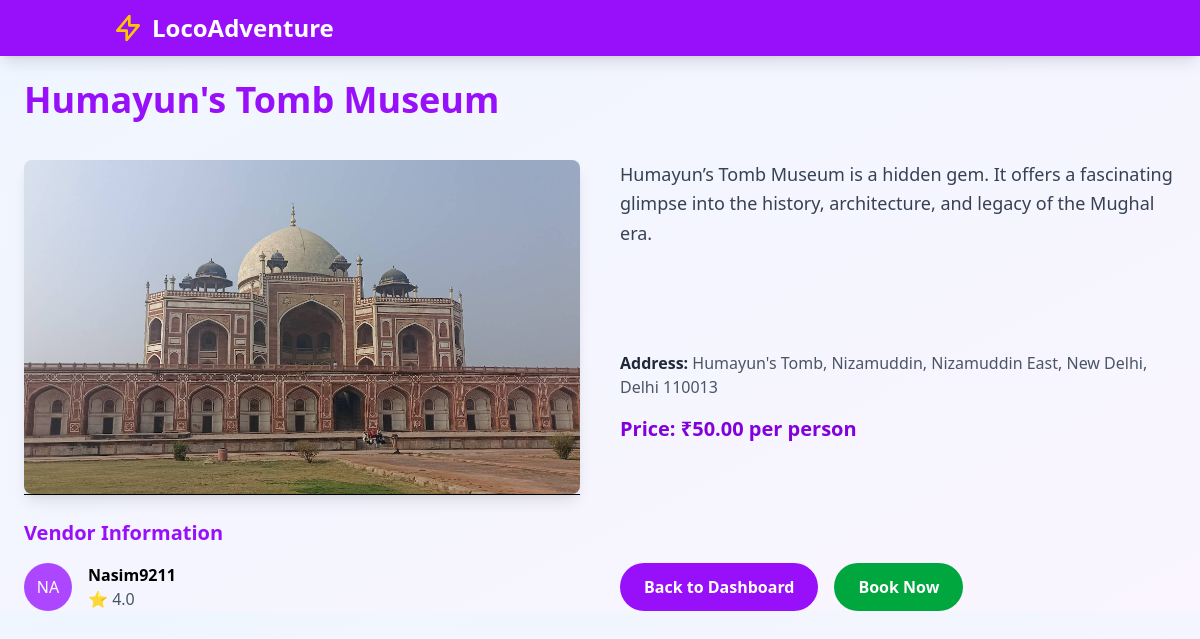
/adventures/8/, run on the app's committed database.
### adventures/models.py (models this page shows)
class Adventure(models.Model):
    TYPES = [
        ('IN', 'Indoor'),
        ('OUT', 'Outdoor'),
        ('EVENT', 'Event')
    ]
    vendor = models.ForeignKey(Vendor, on_delete=models.CASCADE)
    title = models.CharField(max_length=200)
    price = models.DecimalField(max_digits=8, decimal_places=2)
    capacity = models.PositiveIntegerField()
    start_time = models.DateTimeField(blank=True, null=True)
    end_time = models.DateTimeField(blank=True, null=True)
    adventure_type = models.CharField(max_length=5, choices=TYPES)
    address = models.CharField(max_length=255, blank=True, null=True)
    latitude = models.DecimalField(max_digits=9, decimal_places=6, blank=True, null=True)
    longitude = models.DecimalField(max_digits=9, decimal_places=6, blank=True, null=True)
    description = models.TextField(blank=True, null=True)
    online_booking = models.BooleanField(default=False)
    image = models.ImageField(upload_to='adventure_images/', blank=True, null=True)

### vendors/models.py (models this page shows)
class Vendor(models.Model):
    user = models.OneToOneField(User, on_delete=models.CASCADE)
    business_name = models.CharField(max_length=200)
    verified = models.BooleanField(default=False)
    rating = models.FloatField(default=0.0)

### adventures/views.py (the view)
# urls.py: path('<int:pk>/', views.adventure_detail, name='adventure-detail'),
def adventure_detail(request, pk):
    adventure = get_object_or_404(Adventure, pk=pk)
    return render(request, 'adventures/adventure_detail.html', {'adventure': adventure})

### templates/adventures/adventure_detail.html (shortened to what this page needs)
{% load static %}
<!DOCTYPE html>
<html lang="en">
<head>
    <link rel="stylesheet" href="{% static 'css/output.css' %}">
</head>
<body class="bg-gradient-to-br from-blue-50 to-purple-50">
    <nav class="bg-purple-600 fixed w-full z-50 shadow-lg">
        <div class="container mx-auto px-4 sm:px-6 py-3 flex justify-between items-center">
            <div class="text-white font-bold text-xl sm:text-2xl flex items-center space-x-2">
                <svg class="w-8 h-8 text-yellow-400" fill="none" stroke="currentColor" viewBox="0 0 24 24">
                    <path stroke-linecap="round" stroke-linejoin="round" stroke-width="2"
                        d="M13 10V3L4 14h7v7l9-11h-7z" />
                </svg>
                <a href="{% url 'user-dashboard' %}" class="hover:underline">LocoAdventure</a>
            </div>
        </div>
    </nav>
    <main class="pt-20 px-4 sm:px-6 container mx-auto max-w-7xl">
        <h1 class="text-4xl font-bold text-purple-600 mb-10">{{ adventure.title }}</h1>
        <div class="flex flex-col md:flex-row md:space-x-10">
            <div class="md:w-1/2">
                {% if adventure.image %}
                <img src="{{ adventure.image.url }}" alt="{{ adventure.title }}"
                    class="w-full rounded-lg shadow-lg object-cover max-h-[400px]" />
                {% else %}
                <img src="/static/Images/default.jpg" alt="Default Adventure"
                    class="w-full rounded-lg shadow-lg object-cover max-h-[400px]" />
                {% endif %}
                <div class="border-t pt-6">
                    <h3 class="text-xl font-bold text-purple-600 mb-4">Vendor Information</h3>
                    <div class="flex items-center space-x-4">
                        <div class="w-12 h-12 rounded-full bg-purple-500 flex items-center justify-center text-white">
                            {{ adventure.vendor.business_name|slice:":2"|upper }}</div>
                        <div>
                            <p class="font-bold">{{ adventure.vendor.business_name }}</p>
                            <p class="text-gray-600">⭐ {{ adventure.vendor.rating }}</p>
                        </div>
                    </div>
                </div>
            </div>
            <div class="mt-6 md:mt-0 md:w-1/2 flex flex-col justify-between">
                <p class="text-gray-700 mb-6 leading-relaxed text-lg">{{ adventure.description }}</p>
                <div class="space-y-4 text-gray-600">
                    <div>
                        <strong class="text-gray-800">Address:</strong>
                        {% if adventure.address %}
                        {{ adventure.address }}
                        {% else %}
                        <span class="italic text-gray-400">Address not available</span>
                        {% endif %}
                    </div>
                    <div class="text-xl font-semibold text-purple-700">
                        Price: ₹{{ adventure.price }} per person
                    </div>
                </div>
                <div class="mt-10 space-x-4 flex flex-wrap">
                    <a href="{% url 'user-dashboard' %}"
                        class="bg-purple-600 hover:bg-purple-700 text-white px-6 py-3 rounded-full font-semibold transition">
                        Back to Dashboard
                    </a>
                    {% if adventure.online_booking %}
                    <a href="{% url 'bookings:create-booking' adventure.id %}"
                        class="bg-green-600 hover:bg-green-700 text-white px-6 py-3 rounded-full font-semibold transition">
                        Book Now
                    </a>
                    {% endif %}
                </div>
            </div>
        </div>
    </main>
</body>
</html>

### data on the page
Adventure: title "Humayun's Tomb Museum", image (picture), vendor.business_name "NA", vendor.business_name "Nasim9211", vendor.rating "4.0", description "Humayun’s Tomb Museum is a hidden gem. It offers a fascinating glimpse into the history, architecture, and legacy of the Mughal era.", address "Humayun's Tomb, Nizamuddin, Nizamuddin East, New Delhi, Delhi 110013", price "50.00"
